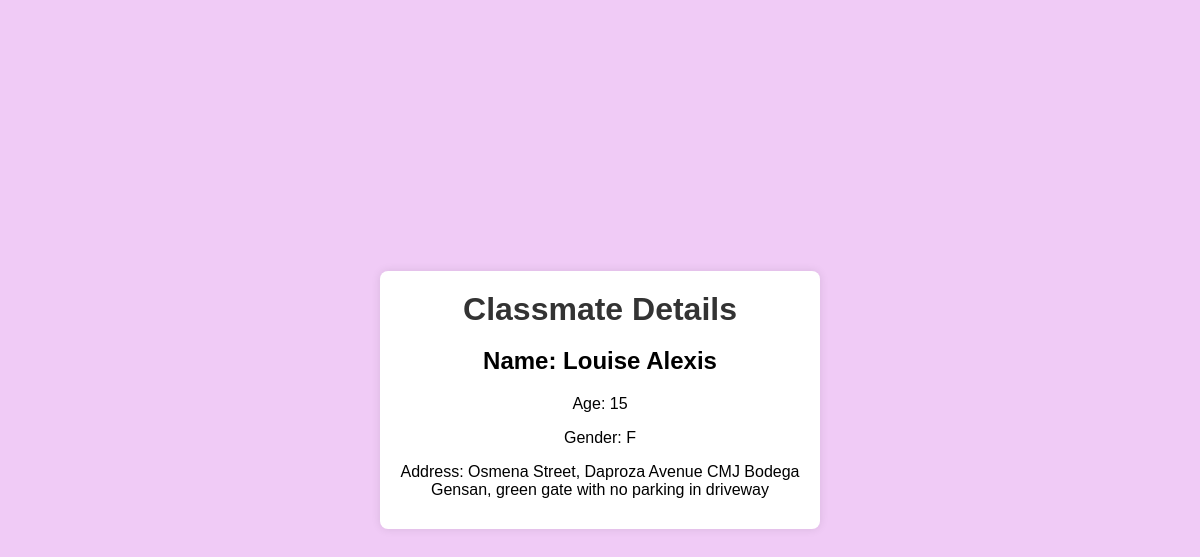
Page /classmate/view/3 on the committed database.
### classmates/models.py (models this page shows, shortened)
class Classmate(models.Model):
    GENDER_CHOICES = [
        ('M', 'Male'),
        ('F', 'Female'),
        ('O', 'Other'),
    ]
    firstname = models.CharField(max_length=200)
    lastname = models.CharField(max_length=200)
    age = models.IntegerField()
    gender = models.CharField(max_length=1, choices=GENDER_CHOICES)
    address = models.TextField()

### classmates/views.py (the view)
# urls.py: path('view/<int:pk>', views.ClassmateView.as_view(), name='classmate_view'),
class ClassmateView(DetailView):
    model = Classmate

### classmates/templates/classmates/classmate_detail.html (shortened to what this page needs)
<!DOCTYPE html>
<html lang="en">
<head>
</head>
<body>
    <div class="container">
        <h1>Classmate Details</h1>
        <h2>Name: {{ object.firstname }} {{ object.lastname }}</h2>
        <p>Age: {{ object.age }}</p>
        <p>Gender: {{ object.gender }}</p>
        <p>Address: {{ object.address }}</p>
    </div>
</body>
</html>

### classmates/templates/classmates/classmate_detail.html (style rules this page uses)
body { font-family: 'Arial', sans-serif; background-color: #f0cbf6; margin: 0; padding: 0; display: flex; align-items: center; justify-content: center; height: 100vh; }
.container { background-color: #fff; border-radius: 8px; box-shadow: 0 0 10px rgba(0, 0, 0, 0.1); overflow: hidden; width: 80%; max-width: 400px; text-align: center; padding: 20px; }
h1 { color: #333; margin: 0; }
h2 { margin-bottom: 20px; }
p { margin-bottom: 10px; }

### rows in the picture
Classmate: firstname "Louise", lastname "Alexis", age "15", gender "F", address "Osmena Street, Daproza Avenue CMJ Bodega Gensan, green gate with no parking in driveway"
